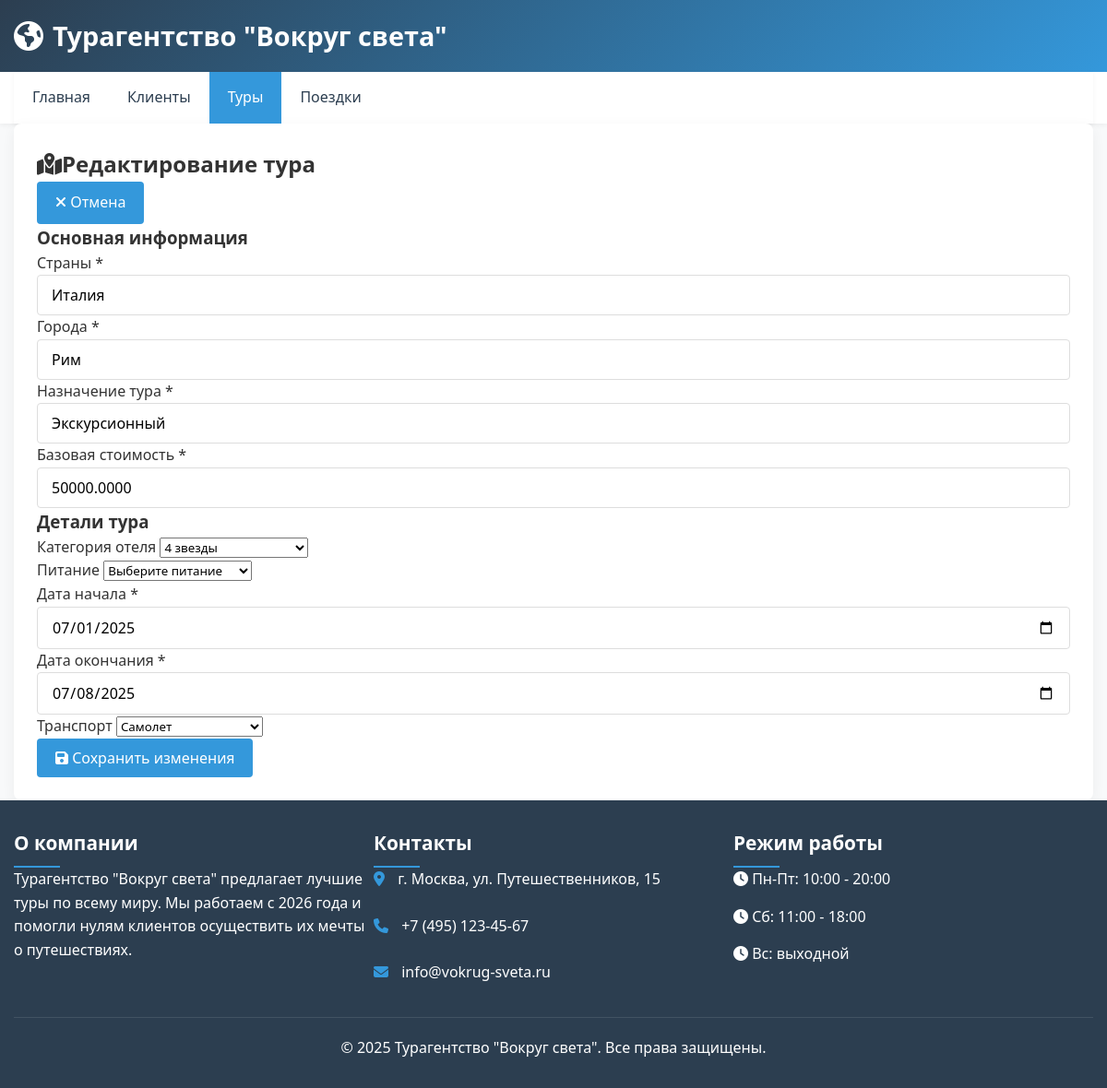
Page /index.php?entity=tour&action=edit&id=1 on the committed database.
### tables this page shows
CREATE TABLE `tour` (
  `TourID` int(11) NOT NULL,
  `Countries` varchar(200) DEFAULT NULL,
  `Cities` varchar(200) DEFAULT NULL,
  `Purpose` varchar(200) DEFAULT NULL,
  `HotelCategory` varchar(50) DEFAULT NULL,
  `MealPlan` varchar(100) DEFAULT NULL,
  `StartDate` date DEFAULT NULL,
  `EndDate` date DEFAULT NULL,
  `Transport` varchar(100) DEFAULT NULL,
  `BaseCost` decimal(19,4) DEFAULT NULL
);

### controllers/tour_controller.php (called while the page is built, shortened)
<?php
$action = $_GET['action'] ?? 'list';
$id = $_GET['id'] ?? 0;
switch ($action) {
    case 'edit':
        $id = (int) $id;
        if ($_SERVER['REQUEST_METHOD'] === 'POST') {
            updateTour($id, $_POST);
            $_SESSION['redirect'] = "index.php?entity=tour&action=show&id=$id";
        } else {
            $tour = getTourById($id);
            include __DIR__ . '/../views/tour/edit.php';
        }
        break;
}

### model.php (called while the page is built, shortened)
<?php
$host = '127.0.0.1';
$user = 'root';
$password = '';
$database = 'travel_agency';
$mysqli = new mysqli($host, $user, $password, $database);
function getTourById($id)
{
    global $mysqli;
    $stmt = $mysqli->prepare("SELECT * FROM tour WHERE TourID = ?");
    $stmt->bind_param("i", $id);
    $stmt->execute();
    return $stmt->get_result()->fetch_assoc();
}
?>

### views/tour/edit.php (the view, shortened to what this page needs)
<div class="content-card">
    <div class="d-flex justify-content-between align-items-center mb-4">
        <h2><i class="fas fa-map-marked-alt me-2"></i>Редактирование тура</h2>
        <a href="index.php?entity=tour&action=show&id=<?= $tour['TourID'] ?>" class="btn btn-outline-secondary">
            <i class="fas fa-times me-1"></i> Отмена
        </a>
    </div>
    <form method="POST" action="index.php?entity=tour&action=edit&id=<?= $tour['TourID'] ?>">
        <div class="card mb-4">
            <div class="card-header bg-primary text-white">
                <h3 class="card-title mb-0">Основная информация</h3>
            </div>
            <div class="card-body">
                <div class="row">
                    <div class="col-md-6 mb-3">
                        <label class="form-label fw-bold">Страны <span class="text-danger">*</span></label>
                        <input type="text" name="Countries" class="form-control" value="<?= $tour['Countries'] ?>"
                            required>
                    </div>
                    <div class="col-md-6 mb-3">
                        <label class="form-label fw-bold">Города <span class="text-danger">*</span></label>
                        <input type="text" name="Cities" class="form-control" value="<?= $tour['Cities'] ?>" required>
                    </div>
                </div>
                <div class="mb-3">
                    <label class="form-label fw-bold">Назначение тура <span class="text-danger">*</span></label>
                    <input type="text" name="Purpose" class="form-control" value="<?= $tour['Purpose'] ?>" required>
                </div>
                <div class="mb-3">
                    <label class="form-label fw-bold">Базовая стоимость <span class="text-danger">*</span></label>
                    <input type="number" step="0.01" name="BaseCost" class="form-control"
                        value="<?= $tour['BaseCost'] ?>" required>
                </div>
            </div>
        </div>
        <div class="card mb-4">
            <div class="card-header bg-info text-white">
                <h3 class="card-title mb-0">Детали тура</h3>
            </div>
            <div class="card-body">
                <div class="row">
                    <div class="col-md-6 mb-3">
                        <label class="form-label">Категория отеля</label>
                        <select name="HotelCategory" class="form-select">
                            <?php
                            $categories = ['2 звезды', '3 звезды', '4 звезды', '5 звезд', 'Люкс'];
                            foreach ($categories as $cat): ?>
                                <option value="<?= $cat ?>" <?= ($tour['HotelCategory'] == $cat) ? 'selected' : '' ?>>
                                    <?= $cat ?>
                                </option>
                            <?php endforeach; ?>
                        </select>
                    </div>
                    <div class="col-md-6 mb-3">
                        <label class="form-label">Питание</label>
                        <select name="MealPlan" class="form-select">
                            <option value="">Выберите питание</option>
                        </select>
                    </div>
                </div>
                <div class="row">
                    <div class="col-md-6 mb-3">
                        <label class="form-label">Дата начала <span class="text-danger">*</span></label>
                        <input type="date" name="StartDate" class="form-control" value="<?= $tour['StartDate'] ?>"
                            required>
                    </div>
                    <div class="col-md-6 mb-3">
                        <label class="form-label">Дата окончания <span class="text-danger">*</span></label>
                        <input type="date" name="EndDate" class="form-control" value="<?= $tour['EndDate'] ?>" required>
                    </div>
                </div>
                <div class="mb-3">
                    <label class="form-label">Транспорт</label>
                    <select name="Transport" class="form-select">
                        <?php
                        $transports = ['Самолет', 'Поезд', 'Автобус', 'Круизный лайнер'];
                        foreach ($transports as $trans): ?>
                            <option value="<?= $trans ?>" <?= ($tour['Transport'] == $trans) ? 'selected' : '' ?>>
                                <?= $trans ?>
                            </option>
                        <?php endforeach; ?>
                    </select>
                </div>
            </div>
        </div>
        <div class="d-flex justify-content-end">
            <button type="submit" class="btn btn-warning btn-lg">
                <i class="fas fa-save me-1"></i> Сохранить изменения
            </button>
        </div>
    </form>
</div>

### index.php (style rules this page uses)
:root { --primary: #3498db; --secondary: #2c3e50; --success: #27ae60; --danger: #e74c3c; --light: #ecf0f1; --dark: #2c3e50; --gray: #95a5a6; }
* { margin: 0; padding: 0; box-sizing: border-box; font-family: 'Segoe UI', Tahoma, Geneva, Verdana, sans-serif; }
body { background-color: #f8f9fa; color: #333; line-height: 1.6; }
.content-card { background: white; border-radius: 8px; box-shadow: 0 4px 15px rgba(0, 0, 0, 0.05); padding: 25px; }
.btn { display: inline-block; padding: 10px 20px; background-color: var(--primary); color: white; border: none; border-radius: 4px; cursor: pointer; font-size: 1rem; font-weight: 500; text-decoration: none; transition: background-color 0.3s; }
.form-control { width: 100%; padding: 10px 15px; border: 1px solid #ddd; border-radius: 4px; font-size: 1rem; transition: border-color 0.3s; }

### rows in the picture
tour: Countries "Италия", Cities "Рим", Purpose "Экскурсионный", BaseCost "50000.0000", HotelCategory "4 звезды", StartDate "07/01/2025", EndDate "07/08/2025", Transport "Самолет"

### other values in the picture
$name "Главная"
$name "Клиенты"
$name "Туры"
$name "Поездки"
